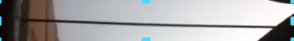
#> input picture sampleTest-string3Cut.png, 294 x 41 px
$ python -i periodDetection_lydia.py   (imports and definitions only)
#> lines starting #> are read from the running program, lines starting #| are printed output that depends on the picture
#> further down, picture is the input picture: shape (41, 294, 3); mean B, G, R 168.2, 167.6, 168.6
import cv2
import numpy as np
import math
import time

from wavelenth import getResultAndWavelenth as getWL

COLOR = [(0, 0, 255), (0, 255, 0), (255, 0, 0), (0, 255, 255), (255, 0, 255), (255, 255, 0)]


def getRedline(input):
    img = cv2.cvtColor(input, cv2.COLOR_BGR2GRAY)
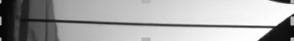
#> img: shape (41, 294); min 7, max 255, mean 168

    edges = cv2.Canny(img, 30, 150, apertureSize=3)
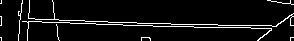
#> edges: shape (41, 294); 6.3% white in thin lines or dots
    lines = cv2.HoughLines(edges, 1, np.pi / 180, 130)
#> lines = [[20, 1.61]]
    imgCopy = input.copy()
    test = np.zeros(imgCopy.shape, dtype=np.float32)
    imgCopy.fill(0)
#> imgCopy: shape (41, 294, 3); every value is 0
    angles = []
    liney = []
    linesCopy = []
    lines_y = []
    if lines is not None:
        for i in range(len(lines)):
            liney.append(i)
#> this loop made 1 pass
#> after the loop, liney = [0]

        for line in liney:
            for otherLine in range(len(lines)):
                if otherLine in liney:
                    if abs(lines[line][0][0] - lines[otherLine][0][0]) < 15.0 and abs(
                            lines[line][0][0] - lines[otherLine][0][0]) > 0:
                        liney.remove(otherLine)

        for line in range(len(lines)):
            if line in liney:
                linesCopy.append(lines[line])
#> after the loop, linesCopy = [[[20, 1.61]]]

        for line in linesCopy:
            rho = line[0][0]
            theta = line[0][1]
            a = np.cos(theta)
            b = np.sin(theta)
            x0 = a * rho
            y0 = b * rho
            x1 = int(x0 + 1000 * (-b))
            y1 = int(y0 + 1000 * (a))
            x2 = int(x0 - 1000 * (-b))
            y2 = int(y0 - 1000 * (a))
            angle = math.degrees(math.atan2(y2 - y1, x2 - x1))
            if angle < 5 and angle > -5:
                cv2.line(imgCopy, (x1, y1), (x2, y2), (0, 0, 255), 1)
                lines_y.append((y1+y2)/2)
                angles.append(angle)
#> this loop made 1 pass
#> (rho, theta, a, b, x0, y0, x1, y1) on pass 1: (20, 1.61, -0.0349, 0.999, -0.698, 19.99, -1000, -14)
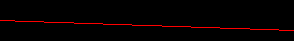
#> imgCopy: shape (41, 294, 3); mean B, G, R 0, 0, 6.2
#> after the loop, angles = [1.95]; lines_y = [20]

    return imgCopy, lines_y

# [61 lines left out: functions getDistanceBetweenStrings, getTemplates, matchTemplate, imageProcess, not called in this run]
    # cv2.imshow('res',output)
    # cv2.waitKey(0)

>>> import cv2
>>> picture = cv2.imread('sampleTest-string3Cut.png')
>>> result = getRedline(picture)

$ run again, on test1.PNG
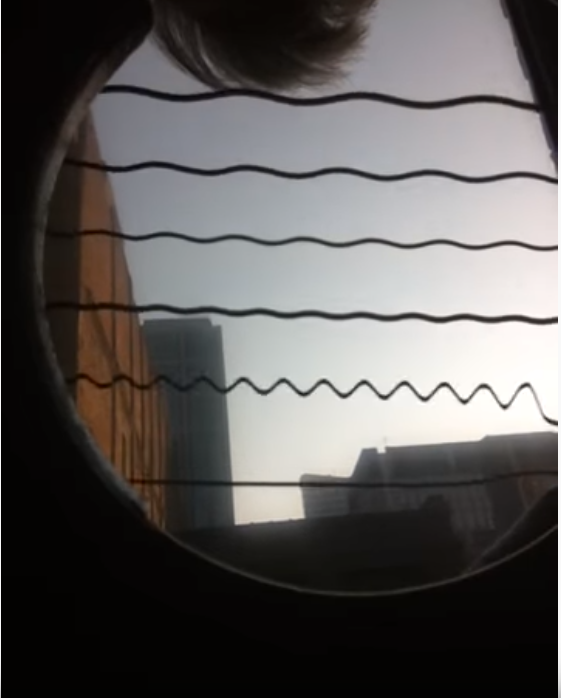
#> input picture test1.PNG, 561 x 698 px
#> picture is the input picture: shape (698, 561, 3); mean B, G, R 88.8, 89.9, 92.7
#> in getRedline, `edges = cv2.Canny(img, 30, 150, apertureSize=3)`:
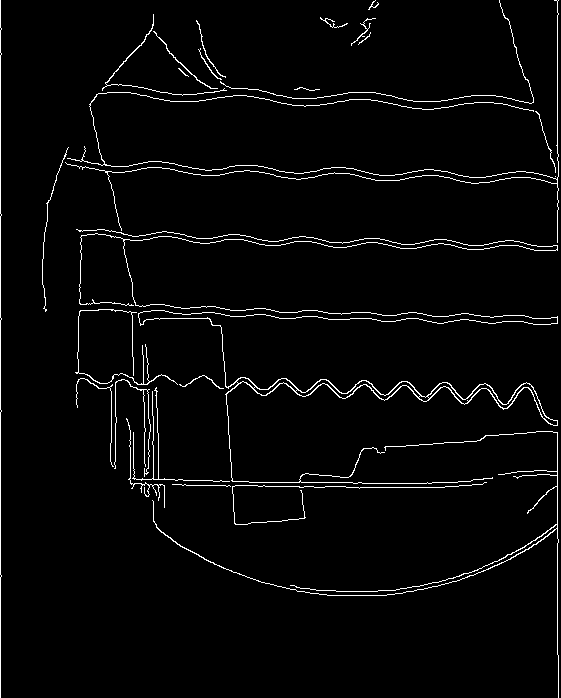
#> edges: shape (698, 561); 2.8% white in thin lines or dots
#> lines = [[0, 0], [557, 0], [476, 1.59], [481, 1.59], [236, 1.59], [-198, 3.07], [299, 1.61], [482, 1.57], [230, 1.61], [318, 1.57]]
#> the loop in getRedline, `for i in range(len(lines)):` made 10 passes
#> after the loop in getRedline, `for i in range(len(lines)):`: liney = [0, 1, 2, 3, 4, 5, 6, 7, 8, 9]
#> the loop in getRedline, `for line in liney:` made 7 passes
#> line on pass 7: 9
#> after the loop in getRedline, `for line in liney:`: liney = [0, 1, 2, 4, 5, 6, 9]
#> the loop in getRedline, `for line in range(len(lines)):` made 10 passes
#> after the loop in getRedline, `for line in range(len(lines)):`: linesCopy = [[[0, 0]], [[557, 0]], [[476, 1.59]], [[236, 1.59]], [[-198, 3.07]], [[299, 1.61]], [[318, 1.57]]]
#> the loop in getRedline, `for line in linesCopy:` made 7 passes
#> (rho, theta, a, b, x0, y0, x1, y1) on passes 1 to 7: (0, 0, 1, 0, 0, 0, 0, 1000), (557, 0, 1, 0, 557, 0, 557, 1000), (476, 1.59, -0.0175, 1, -8.31, 475.9, -1008, 458), (236, 1.59, -0.0175, 1, -4.12, 236, -1003, 218), (-198, 3.07, -0.998, 0.0698, 197.5, -13.81, 127, -1011), (299, 1.61, -0.0349, 0.999, -10.43, 298.8, -1009, 263), (318, 1.57, -4.37e-08, 1, -1.39e-05, 318, -1000, 317)
#> after the loop in getRedline, `for line in linesCopy:`:
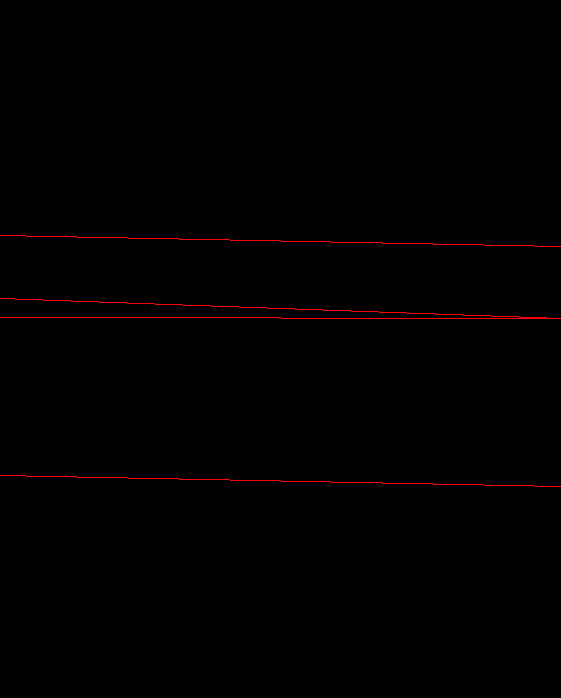
#> imgCopy: shape (698, 561, 3); mean B, G, R 0, 0, 1.5
#> after the loop in getRedline, `for line in linesCopy:`: angles = [1, 1, 2.01, 0.0287]; lines_y = [475.5, 235.5, 298, 317.5]

$ run again, on test2.PNG
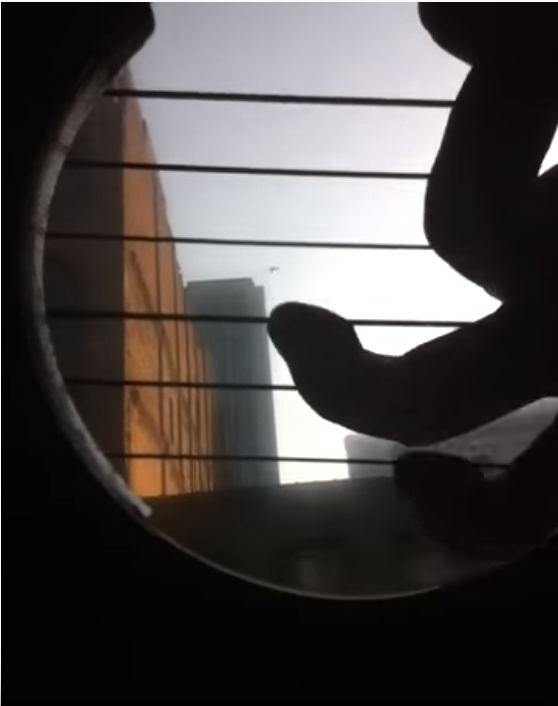
#> input picture test2.PNG, 558 x 706 px
#> picture is the input picture: shape (706, 558, 3); mean B, G, R 68.7, 69.7, 74.2
#> in getRedline, `edges = cv2.Canny(img, 30, 150, apertureSize=3)`:
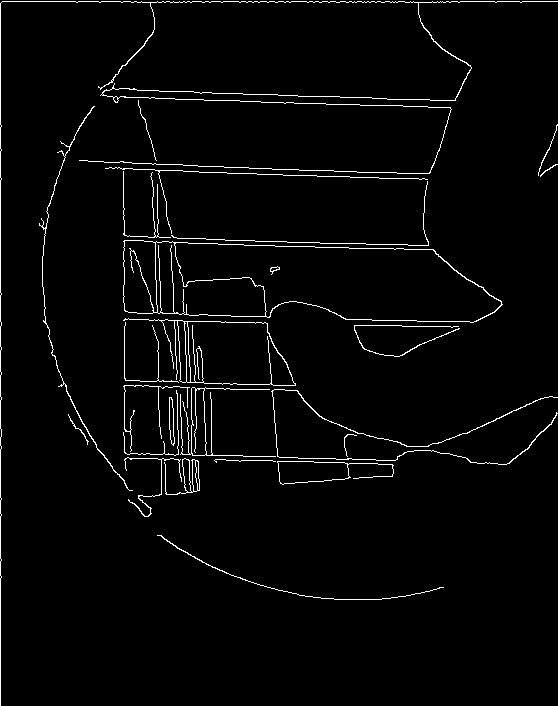
#> edges: shape (706, 558); 2.6% white in thin lines or dots
#> lines = 14 rows, first 8: [0, 0], [1, 1.57], [92, 1.61], [85, 1.61], [164, 1.61], [124, 0], [231, 1.61], [159, 1.61]
#> the loop in getRedline, `for i in range(len(lines)):` made 14 passes
#> after the loop in getRedline, `for i in range(len(lines)):`: liney = [0, 1, 2, 3, 4, 5, 6, 7, 8, 9, 10, 11, 12, 13]
#> the loop in getRedline, `for line in liney:` made 9 passes
#> line on passes 3 to 9: 4, 5, 6, 8, 10, 11, 12
#> after the loop in getRedline, `for line in liney:`: liney = [0, 2, 4, 5, 6, 8, 10, 11, 12]
#> the loop in getRedline, `for line in range(len(lines)):` made 14 passes
#> after the loop in getRedline, `for line in range(len(lines)):`: linesCopy = [[[0, 0]], [[92, 1.61]], [[164, 1.61]], [[124, 0]], [[231, 1.61]], [[456, 1.59]], [[-237, 3.05]], [[375, 1.61]], [[-173, 3.11]]]
#> the loop in getRedline, `for line in linesCopy:` made 9 passes
#> (rho, theta, a, b, x0, y0, x1, y1) on passes 1 to 8: (0, 0, 1, 0, 0, 0, 0, 1000), (92, 1.61, -0.0349, 0.999, -3.21, 91.94, -1002, 57), (164, 1.61, -0.0349, 0.999, -5.72, 163.9, -1005, 129), (124, 0, 1, 0, 124, 0, 124, 1000), (231, 1.61, -0.0349, 0.999, -8.06, 230.9, -1007, 195), (456, 1.59, -0.0175, 1, -7.96, 455.9, -1007, 438), (-237, 3.05, -0.996, 0.0872, 236.1, -20.66, 148, -1016), (375, 1.61, -0.0349, 0.999, -13.09, 374.8, -1012, 339)
#> after the loop in getRedline, `for line in linesCopy:`:
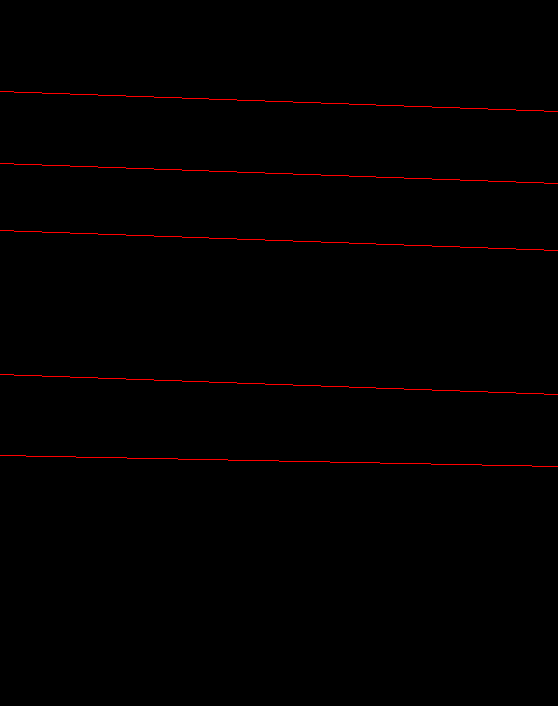
#> imgCopy: shape (706, 558, 3); mean B, G, R 0, 0, 1.8
#> after the loop in getRedline, `for line in linesCopy:`: angles = [1.98, 1.98, 2.01, 1, 2.01]; lines_y = [91.5, 163.5, 230, 455.5, 374]
